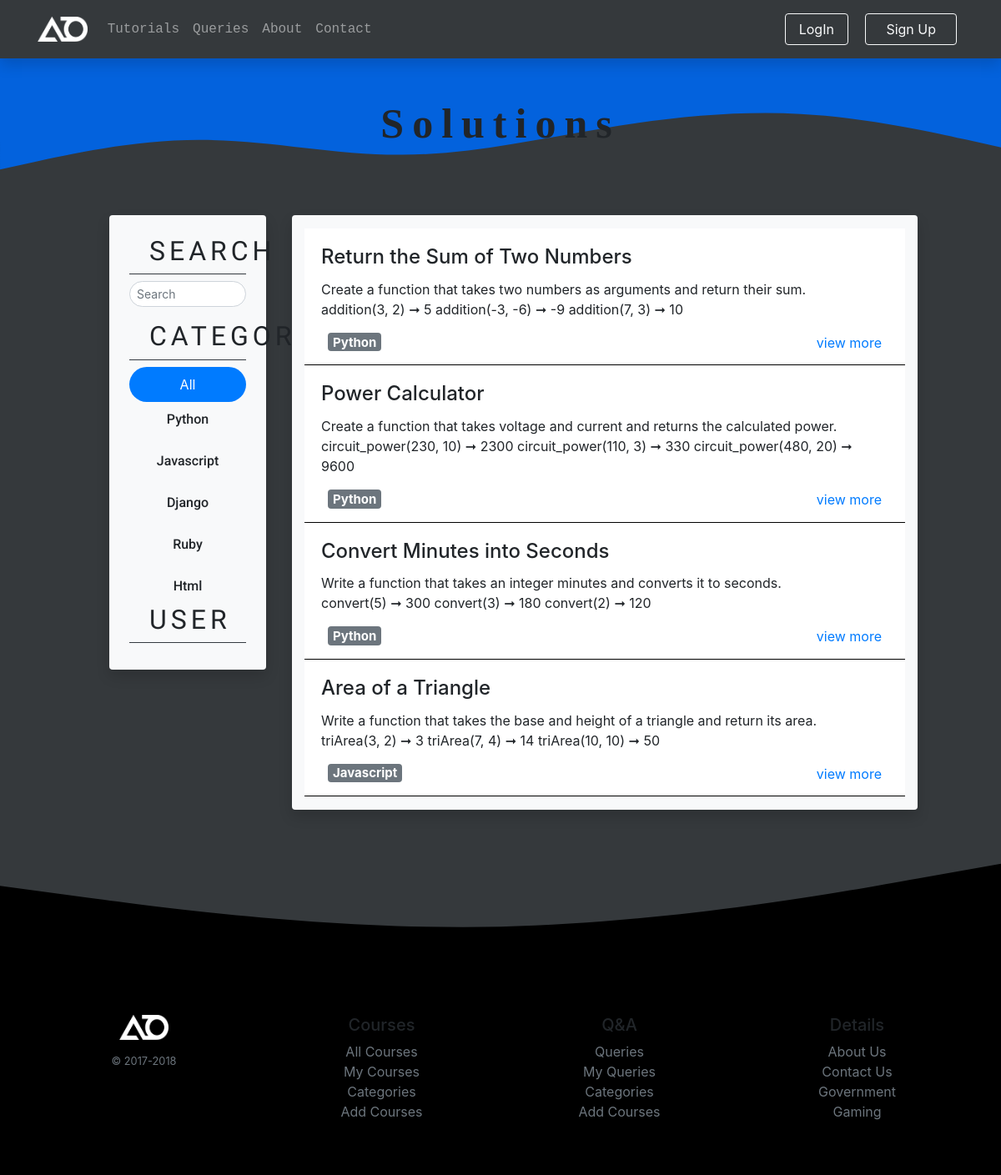
/queries/, run on the app's committed database.
### services/models.py (models this page shows)
class Category(models.Model):
    name = models.CharField(max_length=200,primary_key=True)
    icon = models.ImageField(upload_to='services/images',default="")
    desc = models.TextField(default=" ")
    def __str__(self):
        return self.name

### queries/models.py (models this page shows, shortened)
class QueryQuestion(models.Model):
    title = models.CharField(max_length=50, primary_key=True)
    catego = models.ForeignKey(Category, on_delete=models.CASCADE)
    content = models.TextField()
    example = models.TextField(default="")
    pub_date = models.DateTimeField(default=timezone.now)
    author = models.ForeignKey(User, on_delete=models.CASCADE)
    approval = models.NullBooleanField()

### queries/views.py (the view, shortened to what this page needs)
# urls.py: path('queries/', include('queries.urls')),
def queries(request):
    user = request.user
    categories = Category.objects.all()
    question = QueryQuestion.objects.filter(approval=True)
    form = QuestionForm()
    context={
        'categories' :categories,
        'question' : question,
        'form': form
    }
    return render(request, 'queries/queries.html', context)

### queries/forms.py
class QuestionForm(forms.ModelForm):
    title = forms.CharField(
        widget=forms.TextInput(
            attrs={
                'class': "form-control rounded-pill p-4",
                'type': "text",
                'placeholder': "Query Title"
            }),
        label=False,
    )
    content = forms.CharField(
        widget=forms.Textarea(
            attrs={
                'class': "form-control p-4",
                'type': "text",
                'placeholder': "Problem Statement",
                'rows':3
            }),
        label=False,
    )
    example = forms.CharField(
        widget=forms.Textarea(
            attrs={
                'class': "form-control p-4",
                'type': "text",
                'placeholder': "Test Case Eg: Sum(3+2)->5",
                'rows':2
            }),
        label=False,
    )
    class Meta:
        model = QueryQuestion
        fields = ('title','catego','content','example')
        widgets = {
            'catego': forms.Select(attrs={'class': "form-control rounded-pill",'type': "text",'placeholder': "Categories"}),
          }

### templates/queries/queries.html (shortened to what this page needs)
{% extends 'services/base.html' %}
{% load static %}
{% block body %}
<section id="queries">
    <div class="container px-3 py-3 pt-md-5 pb-md-4 mx-auto text-left" style="position: relative; z-index: 20;">
        <h2 class="tutotitle px-3 text-center">Solutions</h2>
    </div>
    <div class="container col-10 py-5">
        <div class="row justify-content-center">
            <div class="col-lg-3 col-md-5">
                <div class="p-4 bg-light rounded shadow mx-3">
                    <div>
                        <h2 class="border-bottom border-dark px-4 pb-2 title text-center">Search</h2>
                        <form method="get" action="search"
                            class="form-inline d-flex justify-content-center md-form form-sm active-cyan active-cyan-2 mt-2">
                            <input class="form-control form-control-sm  w-100 rounded-pill" type="search"
                                placeholder="Search" name="query" id="query">
                        </form>
                    </div>
                    <div>
                        <h2 class="border-bottom border-dark px-4 pb-2 title text-center">Categories</h2>
                        <div class="nav flex-column nav-pills" id="v-pills-tab" role="tablist"
                            aria-orientation="vertical">
                            <a class="nav-link rounded-pill btn active" href="{% url 'queries' %}">All</a>
                            {% for i in categories %}
                            <a class="nav-link rounded-pill btn btn-block title2"
                                href="{% url 'filter' i.name %}">{{i.name}}</a>
                            {% endfor %}
                        </div>
                    </div>
                    <div>
                        <h2 class=" border-bottom border-dark px-4 pb-2 title text-center">User</h2>
                    </div>
                </div>
            </div>
            <div class="col-lg-9 col-md-7  bg-light rounded shadow py-3">
                <div class="queryquestion ">
                    <div class="tab-content" id="v-pills-tabContent">
                        <div class="tab-pane fade show active" id="v-pills-home" role="tabpanel"
                            aria-labelledby="v-pills-home-tab">
                            {% for i in question %}
                            <div class="card " style="height: auto;">
                                <div class="card-body pb-2">
                                    <h4 class="card-title">{{i.title}}</h4>
                                    <p class="card-text">{{i.content}}<br>{{i.example}}
                                    </p>
                                    <div class="row justify-content-between mx-2">
                                        <h5><span class="badge badge-secondary ">{{i.catego}}</span></h5>
                                        <a class="stretched-link" href="{{i.title}}">view more</a>
                                    </div>
                                </div>
                            </div>
                            {% endfor %}
                        </div>
                    </div>
                </div>
            </div>
        </div>
    </div>
</section>
{% endblock body %}

### services/static/services/css/styles.css (style rules this page uses)
body { background-color:#161a1ddc; }
.title { letter-spacing: 5px; font-family: Teko,sans-serif!important; text-transform: uppercase!important; }
.title2 { font-family: 'Roboto', sans-serif; font-weight: 500; }
.tutotitle { font-size: 50px; font-weight: 700; font-family: serif; letter-spacing: 10px; }
.queryquestion .card { border-left: 0; border-right: 0; border-top: 0; border-radius: 0%; border-bottom-color: black; }
#v-pills-tab { border-top:none; border-bottom-left-radius: 10%; border-bottom-right-radius: 10%; }

### data on the page
Category: name "Python"
Category: name "Javascript"
Category: name "Django"
Category: name "Ruby"
Category: name "Html"
QueryQuestion: title "Return the Sum of Two Numbers", content "Create a function that takes two numbers as arguments and return their sum.", example "addition(3, 2) ➞ 5 addition(-3, -6) ➞ -9 addition(7, 3) ➞ 10", catego "Python"
QueryQuestion: title "Power Calculator", content "Create a function that takes voltage and current and returns the calculated power.", example "circuit_power(230, 10) ➞ 2300 circuit_power(110, 3) ➞ 330 circuit_power(480, 20) ➞ 9600", catego "Python"
QueryQuestion: title "Convert Minutes into Seconds", content "Write a function that takes an integer minutes and converts it to seconds.", example "convert(5) ➞ 300 convert(3) ➞ 180 convert(2) ➞ 120", catego "Python"
QueryQuestion: title "Area of a Triangle", content "Write a function that takes the base and height of a triangle and return its area.", example "triArea(3, 2) ➞ 3 triArea(7, 4) ➞ 14 triArea(10, 10) ➞ 50", catego "Javascript"
